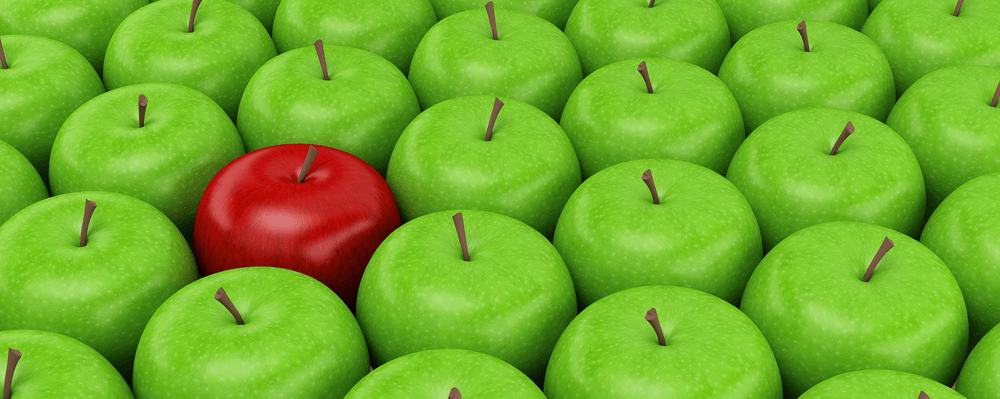
#> input picture Images/apples.png, 1000 x 399 px; its folder holds 4 pictures in this run
$ python main.py
#> lines starting #> are read from the running program, lines starting #| are printed output that depends on the picture
### constant.py
from cluster import *
import random
import math
import numpy as np

def generate_colors(clusters):
#> called with clusters = 10
        colors = []
        step_q = math.pow(clusters, 1.0/3)
        step_q = math.ceil(step_q)
        step = math.ceil(255.0/step_q)

        for r in np.linspace(0, 255, step_q):
                for g in np.linspace(0, 255, step_q):
                        for b in np.linspace(0, 255, step_q):
                                colors.append([int(b),int(g),int(r)])
        random.shuffle(colors)
        return colors

# funcs = [KMeans, AffinityPropapagation, MeanShift, DBSCAN]
# names = ['K-Means', 'Affinity Propapagation', 'Mean Shift', 'DBSCAN']

funcs = [DBSCAN]
names = ['DBSCAN']

color = '#FFFFFF #C0C0C0 #808080 #000000 #FF0000' \
        ' #800000 #FFFF00 #808000 #00FF00 #008000' \
        ' #00FFFF #008080 #FF00FF #800080 #0000FF ##000080'.split(' ')

cs = 'r g b c'.split(' ')

mask_colors = generate_colors(10)

mask_ratio = 0.5


mean_shift_bandwidth = 59

### test.py
import cluster
import sklearn
import time
import utils
import numpy as np
import matplotlib.pyplot as plt
import cv2
import os
import hypertools as hyp
import shutil

from sklearn.datasets.samples_generator import make_blobs
from sklearn.datasets import samples_generator
from scipy.interpolate import interp1d
from scipy.interpolate import spline


# [82 lines left out: functions std, dim, samples, clusters, test_std, test_dim and 2 more, not called in this run]


def cluster_image(img, colorspace, clusters, func, name):
    if colorspace is not None:
        img = cv2.cvtColor(img, colorspace)
    points = utils.image_to_points(img)

    labels = func(points, clusters)
    res, mask = utils.visual(points, labels, img.shape, name, colorspace)

    return res, labels, mask


def test_image(folder, dst, func, names, clusters = 3):
#> called with folder = './Images/', dst = './Processed/', clusters = 3
    if os.path.isdir(dst):
        shutil.rmtree(dst)

    os.mkdir(dst)
    pts = 'pts'
    clustered_pts = 'clustered_pts'
    mask_dir = 'mask'

    os.mkdir(os.path.join(dst, pts))
    os.mkdir(os.path.join(dst, clustered_pts))
    os.mkdir(os.path.join(dst, mask_dir))

    for i in os.listdir(folder):
        print('Processing [{0}] image'.format(i))
        img = cv2.imread(os.path.join(folder, i))
#> img is the input picture: shape (399, 1000, 3); mean B, G, R 40.6, 172.3, 114.5
        img = cv2.resize(img, (200,200))
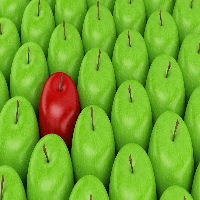
#> img: shape (200, 200, 3); mean B, G, R 40.5, 172.2, 114.5
        i = os.path.splitext(i)[0]
        for idx, f in enumerate(func):
            try:
                print('\tStarted processing {0} clustering algorithm'.format(names[idx]))
                res, labels, mask = cluster_image(img, None, clusters, f, '')
                print('\t\tClustered. Prepearing visualization')
                l = np.unique(labels)
                cv2.imwrite( os.path.join(dst, '{0}_{1}_{2}_clusters.png'.format(i, names[idx], l.shape[0])), res )
                hyp.plot(utils.image_to_points(img), '.', group=labels, save_path=os.path.join(dst, '{0}_{1}_scatter.png'.format(i, names[idx])), show=False)

                hyp.plot(utils.image_to_points(img), '.',
                         save_path=os.path.join(dst, pts, '{0}_{1}_{2}.png'.format(i, names[idx], l.shape[0])), show=False)

                hyp.plot(utils.image_to_points(img), '.', group=labels,
                         save_path=os.path.join(dst, clustered_pts, '{0}_{1}_{2}.png'.format(i, names[idx], l.shape[0])), show=False)

                cv2.imwrite( os.path.join(dst, mask_dir, '{0}_{1}_{2}.png'.format(i, names[idx], l.shape[0])), mask )
            except Exception as e:
                with open( os.path.join(dst, '{0}_{1}.txt'.format(i, names[idx])), 'w+') as f:
                    f.write('Error while processing: {0}'.format(str(e)))
            print('\t\tProcessed {0} clustering algorithm'.format(names[idx]))
#> pass 2 of the loop in test_image, `for i in os.listdir(folder):`:
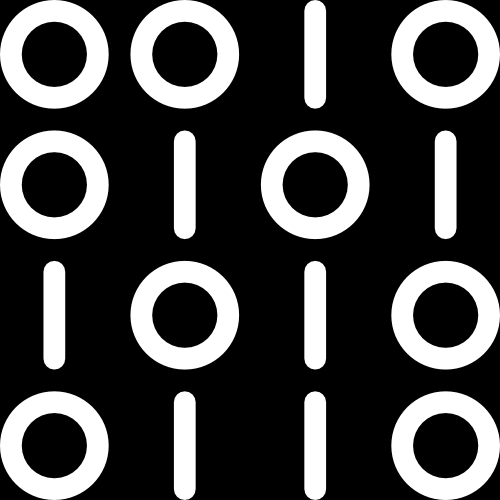
#> input picture Images/bin.png, 500 x 500 px
#> in test_image, img is the input picture: shape (500, 500, 3); min 0, max 255, mean 70.7
#> in test_image, `img = cv2.resize(img, (200,200))`:
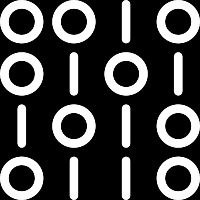
#> img: shape (200, 200, 3); min 0, max 255, mean 70.5
#> pass 3 of the loop in test_image, `for i in os.listdir(folder):`:
#| Processing [coins.jpg] image
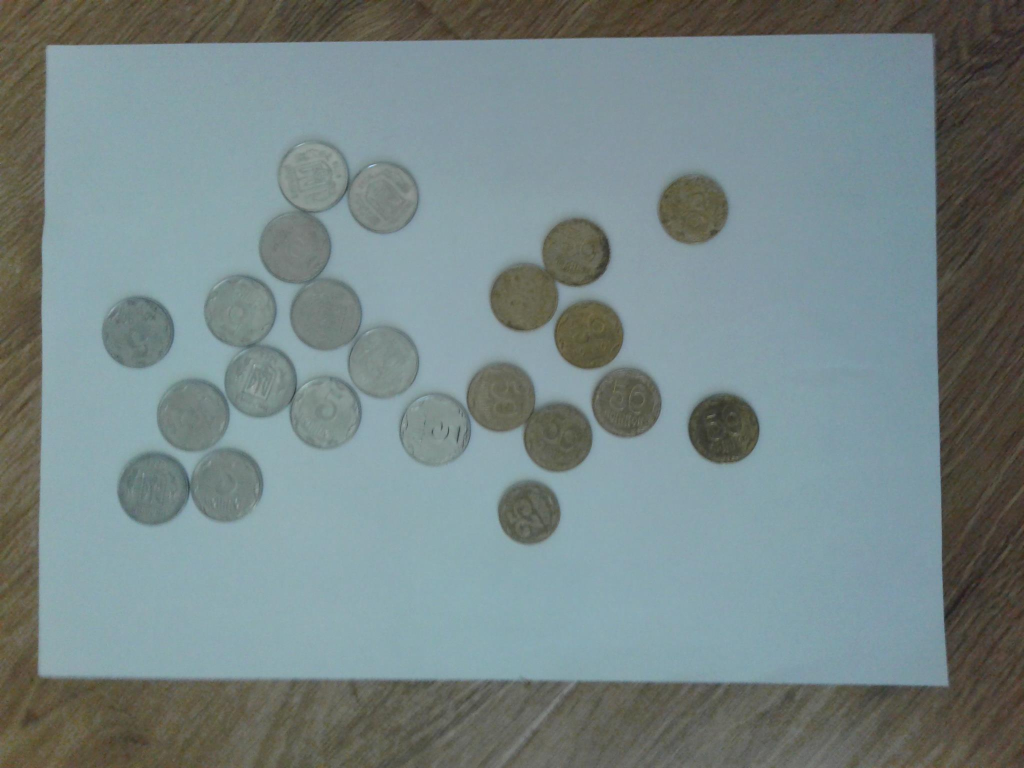
#> input picture Images/coins.jpg, 2048 x 1536 px (shown at 1/2 size)
#> in test_image, img is the input picture: shape (1536, 2048, 3); mean B, G, R 134.1, 133.5, 118.5
#> in test_image, `img = cv2.resize(img, (200,200))`:
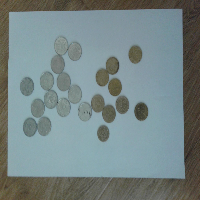
#> img: shape (200, 200, 3); mean B, G, R 134, 133.4, 118.4
#> the loop made 4 passes; the first 3 are shown


# [50 lines left out: functions single_cluster, test_single_cluster, test_points, not called in this run]
            # print('Clustered using {0} algorith'.format(names[i]))

### utils.py
from sklearn.datasets.samples_generator import make_blobs
import hypertools as hyp
import numpy as np
import random
import cv2
import matplotlib.pyplot as plt
import constant
import copy
import hypertools as hyp


# x, y = make_blobs(n_samples=2000, centers=3, n_features=3, random_state=1, cluster_std=2)
#
# hyp.plot(x, '.', hue=y)

def image_to_points(img):
    shape = img.shape
    square = shape[0] * shape[1]
    img = img.reshape((square, img.shape[2])).astype(np.float32)
    img /= 255

    return img


def colors_code(img):
    cv2.cvtColor(img, cv2.COLOR_BGR2HSV)
    return


# [62 lines left out: functions show_std, show_dim, show_samples, show_clusters, visual, not called in this run]

def points_to_img(points, shape):
    return (points.reshape(shape)*255).astype(np.uint8)


# [58 lines left out: functions map_labels, map_labels_advance, mean_if, read_points, not called in this run]


class ImagePointCreator:

    # [49 lines left out: functions __init__, click_and_crop, create_points, not called in this run]

### cluster.py
from sklearn import cluster
import constant
import numpy as np

def KMeans(x, clusters):
    kmeans = cluster.KMeans(clusters).fit(x)
    return kmeans.labels_


def AffinityPropapagation(x, clusters):
    affinity = cluster.AffinityPropagation().fit(x)
    return affinity.labels_


# [4 lines left out: function MeanShift, not called in this run]


def DBSCAN(x, clusters):

    db = cluster.DBSCAN(eps=0.05, min_samples=200).fit(x)
    return db.labels_


# [7 lines left out: function get_l, not called in this run]

### main.py
from sklearn.datasets.samples_generator import make_blobs
import utils
import cluster
import hypertools as hyp
import sklearn
import numpy as np
import matplotlib.pyplot as plt
from kmeans import *
import cv2
import test
from cluster import *
import constant


import resource

rsrc = resource.RLIMIT_DATA
soft, hard = resource.getrlimit(rsrc)
# print ('Soft limit starts as  {0}'.format( soft))
#
resource.setrlimit(rsrc, (1024*1024*9*1024, hard)) #limit to one kilobyte
#
# soft, hard = resource.getrlimit(rsrc)
# print ('Soft limit starts as  {0}'.format( soft))


samples = 500
clusters = 2
dim = 2
std = 0.5

if __name__ == '__main__':
    # [13 lines of commented-out code are left out]

    test.test_image('./Images/', './Processed/', constant.funcs, constant.names)
